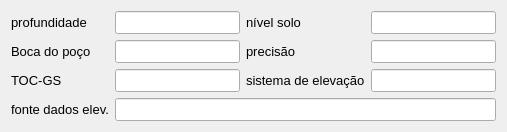
     <widget class="QWidget" name="tab">
      <attribute name="title">
       <string>Nível e profundidade (m)</string>
      </attribute>
      <layout class="QGridLayout" name="gridLayout">
       <item row="0" column="0">
        <widget class="QLabel" name="label_6">
         <property name="enabled">
          <bool>true</bool>
         </property>
         <property name="sizePolicy">
          <sizepolicy hsizetype="Minimum" vsizetype="Fixed">
           <horstretch>0</horstretch>
           <verstretch>0</verstretch>
          </sizepolicy>
         </property>
         <property name="minimumSize">
          <size>
           <width>0</width>
           <height>0</height>
          </size>
         </property>
         <property name="maximumSize">
          <size>
           <width>16777215</width>
           <height>16777215</height>
          </size>
         </property>
         <property name="font">
          <font>
           <family>Arial</family>
           <pointsize>10</pointsize>
          </font>
         </property>
         <property name="layoutDirection">
          <enum>Qt::RightToLeft</enum>
         </property>
         <property name="text">
          <string>profundidade</string>
         </property>
         <property name="alignment">
          <set>Qt::AlignLeading|Qt::AlignLeft|Qt::AlignVCenter</set>
         </property>
        </widget>
       </item>
       <item row="0" column="1">
        <widget class="QLineEdit" name="length">
         <property name="sizePolicy">
          <sizepolicy hsizetype="Expanding" vsizetype="Fixed">
           <horstretch>0</horstretch>
           <verstretch>0</verstretch>
          </sizepolicy>
         </property>
         <property name="minimumSize">
          <size>
           <width>0</width>
           <height>0</height>
          </size>
         </property>
         <property name="maximumSize">
          <size>
           <width>16777215</width>
           <height>16777215</height>
          </size>
         </property>
         <property name="font">
          <font>
           <family>Arial</family>
           <pointsize>10</pointsize>
          </font>
         </property>
         <property name="toolTip">
          <string>&lt;!DOCTYPE HTML PUBLIC &quot;-//W3C//DTD HTML 4.0//EN&quot; &quot;http://www.w3.org/TR/REC-html40/strict.dtd&quot;&gt;
&lt;html&gt;&lt;head&gt;&lt;meta name=&quot;qrichtext&quot; content=&quot;1&quot; /&gt;&lt;style type=&quot;text/css&quot;&gt;
p, li { white-space: pre-wrap; }
&lt;/style&gt;&lt;/head&gt;&lt;body style=&quot; font-family:'Ubuntu'; font-size:11pt; font-weight:400; font-style:normal;&quot;&gt;
&lt;p style=&quot; margin-top:0px; margin-bottom:0px; margin-left:0px; margin-right:0px; -qt-block-indent:0; text-indent:0px;&quot;&gt;&lt;span style=&quot; font-family:'MS Shell Dlg 2'; font-size:8pt;&quot;&gt;Distance from ground&lt;/span&gt;&lt;/p&gt;
&lt;p style=&quot; margin-top:0px; margin-bottom:0px; margin-left:0px; margin-right:0px; -qt-block-indent:0; text-indent:0px;&quot;&gt;&lt;span style=&quot; font-family:'MS Shell Dlg 2'; font-size:8pt;&quot;&gt;surface to bottom of&lt;/span&gt;&lt;/p&gt;
&lt;p style=&quot; margin-top:0px; margin-bottom:0px; margin-left:0px; margin-right:0px; -qt-block-indent:0; text-indent:0px;&quot;&gt;&lt;span style=&quot; font-family:'MS Shell Dlg 2'; font-size:8pt;&quot;&gt;the observation point&lt;/span&gt;&lt;/p&gt;
&lt;p style=&quot; margin-top:0px; margin-bottom:0px; margin-left:0px; margin-right:0px; -qt-block-indent:0; text-indent:0px;&quot;&gt;&lt;span style=&quot; font-family:'MS Shell Dlg 2'; font-size:8pt;&quot;&gt;(typically bottom of well&lt;/span&gt;&lt;/p&gt;
&lt;p style=&quot; margin-top:0px; margin-bottom:0px; margin-left:0px; margin-right:0px; -qt-block-indent:0; text-indent:0px;&quot;&gt;&lt;span style=&quot; font-family:'MS Shell Dlg 2'; font-size:8pt;&quot;&gt;and for vertical wells&lt;/span&gt;&lt;/p&gt;
&lt;p style=&quot; margin-top:0px; margin-bottom:0px; margin-left:0px; margin-right:0px; -qt-block-indent:0; text-indent:0px;&quot;&gt;&lt;span style=&quot; font-family:'MS Shell Dlg 2'; font-size:8pt;&quot;&gt;that is 'depth').&lt;/span&gt;&lt;/p&gt;&lt;/body&gt;&lt;/html&gt;</string>
         </property>
        </widget>
       </item>
       <item row="0" column="2">
        <widget class="QLabel" name="label_9">
         <property name="enabled">
          <bool>true</bool>
         </property>
         <property name="sizePolicy">
          <sizepolicy hsizetype="Minimum" vsizetype="Fixed">
           <horstretch>0</horstretch>
           <verstretch>0</verstretch>
          </sizepolicy>
         </property>
         <property name="minimumSize">
          <size>
           <width>0</width>
           <height>0</height>
          </size>
         </property>
         <property name="maximumSize">
          <size>
           <width>16777215</width>
           <height>16777215</height>
          </size>
         </property>
         <property name="font">
          <font>
           <family>Arial</family>
           <pointsize>10</pointsize>
          </font>
         </property>
         <property name="layoutDirection">
          <enum>Qt::RightToLeft</enum>
         </property>
         <property name="text">
          <string>nível solo</string>
         </property>
         <property name="alignment">
          <set>Qt::AlignLeading|Qt::AlignLeft|Qt::AlignVCenter</set>
         </property>
        </widget>
       </item>
       <item row="0" column="3">
        <widget class="QLineEdit" name="h_gs">
         <property name="sizePolicy">
          <sizepolicy hsizetype="Expanding" vsizetype="Fixed">
           <horstretch>0</horstretch>
           <verstretch>0</verstretch>
          </sizepolicy>
         </property>
         <property name="minimumSize">
          <size>
           <width>0</width>
           <height>0</height>
          </size>
         </property>
         <property name="maximumSize">
          <size>
           <width>16777215</width>
           <height>16777215</height>
          </size>
         </property>
         <property name="font">
          <font>
           <family>Arial</family>
           <pointsize>10</pointsize>
          </font>
         </property>
         <property name="toolTip">
          <string>&lt;!DOCTYPE HTML PUBLIC &quot;-//W3C//DTD HTML 4.0//EN&quot; &quot;http://www.w3.org/TR/REC-html40/strict.dtd&quot;&gt;
&lt;html&gt;&lt;head&gt;&lt;meta name=&quot;qrichtext&quot; content=&quot;1&quot; /&gt;&lt;style type=&quot;text/css&quot;&gt;
p, li { white-space: pre-wrap; }
&lt;/style&gt;&lt;/head&gt;&lt;body style=&quot; font-family:'Ubuntu'; font-size:11pt; font-weight:400; font-style:normal;&quot;&gt;
&lt;p style=&quot; margin-top:0px; margin-bottom:0px; margin-left:0px; margin-right:0px; -qt-block-indent:0; text-indent:0px;&quot;&gt;&lt;span style=&quot; font-family:'MS Shell Dlg 2'; font-size:8pt;&quot;&gt;Ground Surface elevation, meter above sea level&lt;/span&gt;&lt;/p&gt;&lt;/body&gt;&lt;/html&gt;</string>
         </property>
        </widget>
       </item>
       <item row="1" column="0">
        <widget class="QLabel" name="label_3">
         <property name="enabled">
          <bool>true</bool>
         </property>
         <property name="sizePolicy">
          <sizepolicy hsizetype="Minimum" vsizetype="Fixed">
           <horstretch>0</horstretch>
           <verstretch>0</verstretch>
          </sizepolicy>
         </property>
         <property name="minimumSize">
          <size>
           <width>0</width>
           <height>0</height>
          </size>
         </property>
         <property name="maximumSize">
          <size>
           <width>16777215</width>
           <height>16777215</height>
          </size>
         </property>
         <property name="font">
          <font>
           <family>Arial</family>
           <pointsize>10</pointsize>
          </font>
         </property>
         <property name="layoutDirection">
          <enum>Qt::RightToLeft</enum>
         </property>
         <property name="text">
          <string>Boca do poço</string>
         </property>
         <property name="alignment">
          <set>Qt::AlignLeading|Qt::AlignLeft|Qt::AlignVCenter</set>
         </property>
        </widget>
       </item>
       <item row="1" column="1">
        <widget class="QLineEdit" name="h_toc">
         <property name="sizePolicy">
          <sizepolicy hsizetype="Expanding" vsizetype="Fixed">
           <horstretch>0</horstretch>
           <verstretch>0</verstretch>
          </sizepolicy>
         </property>
         <property name="minimumSize">
          <size>
           <width>0</width>
           <height>0</height>
          </size>
         </property>
         <property name="maximumSize">
          <size>
           <width>16777215</width>
           <height>16777215</height>
          </size>
         </property>
         <property name="font">
          <font>
           <family>Arial</family>
           <pointsize>10</pointsize>
          </font>
         </property>
         <property name="toolTip">
          <string>&lt;!DOCTYPE HTML PUBLIC &quot;-//W3C//DTD HTML 4.0//EN&quot; &quot;http://www.w3.org/TR/REC-html40/strict.dtd&quot;&gt;
&lt;html&gt;&lt;head&gt;&lt;meta name=&quot;qrichtext&quot; content=&quot;1&quot; /&gt;&lt;style type=&quot;text/css&quot;&gt;
p, li { white-space: pre-wrap; }
&lt;/style&gt;&lt;/head&gt;&lt;body style=&quot; font-family:'Ubuntu'; font-size:11pt; font-weight:400; font-style:normal;&quot;&gt;
&lt;p style=&quot; margin-top:0px; margin-bottom:0px; margin-left:0px; margin-right:0px; -qt-block-indent:0; text-indent:0px;&quot;&gt;&lt;span style=&quot; font-family:'MS Shell Dlg 2'; font-size:8pt;&quot;&gt;Top Of Casing, measuring point for water levels&lt;/span&gt;&lt;/p&gt;
&lt;p style=&quot; margin-top:0px; margin-bottom:0px; margin-left:0px; margin-right:0px; -qt-block-indent:0; text-indent:0px;&quot;&gt;&lt;span style=&quot; font-family:'MS Shell Dlg 2'; font-size:8pt;&quot;&gt;meter above sea level&lt;/span&gt;&lt;/p&gt;&lt;/body&gt;&lt;/html&gt;</string>
         </property>
        </widget>
       </item>
       <item row="1" column="2">
        <widget class="QLabel" name="label_8">
         <property name="enabled">
          <bool>true</bool>
         </property>
         <property name="sizePolicy">
          <sizepolicy hsizetype="Minimum" vsizetype="Fixed">
           <horstretch>0</horstretch>
           <verstretch>0</verstretch>
          </sizepolicy>
         </property>
         <property name="minimumSize">
          <size>
           <width>0</width>
           <height>0</height>
          </size>
         </property>
         <property name="maximumSize">
          <size>
           <width>16777215</width>
           <height>16777215</height>
          </size>
         </property>
         <property name="font">
          <font>
           <family>Arial</family>
           <pointsize>10</pointsize>
          </font>
         </property>
         <property name="layoutDirection">
          <enum>Qt::RightToLeft</enum>
         </property>
         <property name="text">
          <string>precisão</string>
         </property>
         <property name="alignment">
          <set>Qt::AlignLeading|Qt::AlignLeft|Qt::AlignVCenter</set>
         </property>
        </widget>
       </item>
       <item row="1" column="3">
        <widget class="QLineEdit" name="h_accur">
         <property name="sizePolicy">
          <sizepolicy hsizetype="Expanding" vsizetype="Fixed">
           <horstretch>0</horstretch>
           <verstretch>0</verstretch>
          </sizepolicy>
         </property>
         <property name="minimumSize">
          <size>
           <width>0</width>
           <height>0</height>
          </size>
         </property>
         <property name="maximumSize">
          <size>
           <width>16777215</width>
           <height>16777215</height>
          </size>
         </property>
         <property name="font">
          <font>
           <family>Arial</family>
           <pointsize>10</pointsize>
          </font>
         </property>
         <property name="toolTip">
          <string>&lt;!DOCTYPE HTML PUBLIC &quot;-//W3C//DTD HTML 4.0//EN&quot; &quot;http://www.w3.org/TR/REC-html40/strict.dtd&quot;&gt;
&lt;html&gt;&lt;head&gt;&lt;meta name=&quot;qrichtext&quot; content=&quot;1&quot; /&gt;&lt;style type=&quot;text/css&quot;&gt;
p, li { white-space: pre-wrap; }
&lt;/style&gt;&lt;/head&gt;&lt;body style=&quot; font-family:'Ubuntu'; font-size:11pt; font-weight:400; font-style:normal;&quot;&gt;
&lt;p style=&quot; margin-top:0px; margin-bottom:0px; margin-left:0px; margin-right:0px; -qt-block-indent:0; text-indent:0px;&quot;&gt;&lt;span style=&quot; font-family:'MS Shell Dlg 2'; font-size:8pt;&quot;&gt;Accuracy for Top Of Casing&lt;/span&gt;&lt;/p&gt;&lt;/body&gt;&lt;/html&gt;</string>
         </property>
        </widget>
       </item>
       <item row="2" column="0">
        <widget class="QLabel" name="label_5">
         <property name="enabled">
          <bool>true</bool>
         </property>
         <property name="sizePolicy">
          <sizepolicy hsizetype="Minimum" vsizetype="Fixed">
           <horstretch>0</horstretch>
           <verstretch>0</verstretch>
          </sizepolicy>
         </property>
         <property name="minimumSize">
          <size>
           <width>0</width>
           <height>0</height>
          </size>
         </property>
         <property name="maximumSize">
          <size>
           <width>16777215</width>
           <height>16777215</height>
          </size>
         </property>
         <property name="font">
          <font>
           <family>Arial</family>
           <pointsize>10</pointsize>
          </font>
         </property>
         <property name="layoutDirection">
          <enum>Qt::RightToLeft</enum>
         </property>
         <property name="text">
          <string>TOC-GS</string>
         </property>
         <property name="alignment">
          <set>Qt::AlignLeading|Qt::AlignLeft|Qt::AlignVCenter</set>
         </property>
         <property name="wordWrap">
          <bool>true</bool>
         </property>
        </widget>
       </item>
       <item row="2" column="1">
        <widget class="QLineEdit" name="h_tocags">
         <property name="sizePolicy">
          <sizepolicy hsizetype="Expanding" vsizetype="Fixed">
           <horstretch>0</horstretch>
           <verstretch>0</verstretch>
          </sizepolicy>
         </property>
         <property name="minimumSize">
          <size>
           <width>0</width>
           <height>0</height>
          </size>
         </property>
         <property name="maximumSize">
          <size>
           <width>16777215</width>
           <height>16777215</height>
          </size>
         </property>
         <property name="font">
          <font>
           <family>Arial</family>
           <pointsize>10</pointsize>
          </font>
         </property>
         <property name="toolTip">
          <string>&lt;!DOCTYPE HTML PUBLIC &quot;-//W3C//DTD HTML 4.0//EN&quot; &quot;http://www.w3.org/TR/REC-html40/strict.dtd&quot;&gt;
&lt;html&gt;&lt;head&gt;&lt;meta name=&quot;qrichtext&quot; content=&quot;1&quot; /&gt;&lt;style type=&quot;text/css&quot;&gt;
p, li { white-space: pre-wrap; }
&lt;/style&gt;&lt;/head&gt;&lt;body style=&quot; font-family:'Ubuntu'; font-size:11pt; font-weight:400; font-style:normal;&quot;&gt;
&lt;p style=&quot; margin-top:0px; margin-bottom:0px; margin-left:0px; margin-right:0px; -qt-block-indent:0; text-indent:0px;&quot;&gt;&lt;span style=&quot; font-family:'MS Shell Dlg 2'; font-size:8pt;&quot;&gt;Distance from Top Of Casing to Ground Surface&lt;/span&gt;&lt;/p&gt;&lt;/body&gt;&lt;/html&gt;</string>
         </property>
         <property name="layoutDirection">
          <enum>Qt::LeftToRight</enum>
         </property>
        </widget>
       </item>
       <item row="2" column="2">
        <widget class="QLabel" name="label_7">
         <property name="enabled">
          <bool>true</bool>
         </property>
         <property name="sizePolicy">
          <sizepolicy hsizetype="Minimum" vsizetype="Fixed">
           <horstretch>0</horstretch>
           <verstretch>0</verstretch>
          </sizepolicy>
         </property>
         <property name="minimumSize">
          <size>
           <width>0</width>
           <height>0</height>
          </size>
         </property>
         <property name="maximumSize">
          <size>
           <width>16777215</width>
           <height>16777215</height>
          </size>
         </property>
         <property name="font">
          <font>
           <family>Arial</family>
           <pointsize>10</pointsize>
          </font>
         </property>
         <property name="layoutDirection">
          <enum>Qt::RightToLeft</enum>
         </property>
         <property name="text">
          <string>sistema de elevação</string>
         </property>
         <property name="alignment">
          <set>Qt::AlignLeading|Qt::AlignLeft|Qt::AlignVCenter</set>
         </property>
         <property name="wordWrap">
          <bool>true</bool>
         </property>
        </widget>
       </item>
       <item row="2" column="3">
        <widget class="QLineEdit" name="h_syst">
         <property name="sizePolicy">
          <sizepolicy hsizetype="Expanding" vsizetype="Fixed">
           <horstretch>0</horstretch>
           <verstretch>0</verstretch>
          </sizepolicy>
         </property>
         <property name="minimumSize">
          <size>
           <width>0</width>
           <height>0</height>
          </size>
         </property>
         <property name="maximumSize">
          <size>
           <width>16777215</width>
           <height>16777215</height>
          </size>
         </property>
         <property name="font">
          <font>
           <family>Arial</family>
           <pointsize>10</pointsize>
          </font>
         </property>
         <property name="toolTip">
          <string>&lt;!DOCTYPE HTML PUBLIC &quot;-//W3C//DTD HTML 4.0//EN&quot; &quot;http://www.w3.org/TR/REC-html40/strict.dtd&quot;&gt;
&lt;html&gt;&lt;head&gt;&lt;meta name=&quot;qrichtext&quot; content=&quot;1&quot; /&gt;&lt;style type=&quot;text/css&quot;&gt;
p, li { white-space: pre-wrap; }
&lt;/style&gt;&lt;/head&gt;&lt;body style=&quot; font-family:'Ubuntu'; font-size:11pt; font-weight:400; font-style:normal;&quot;&gt;
&lt;p style=&quot; margin-top:0px; margin-bottom:0px; margin-left:0px; margin-right:0px; -qt-block-indent:0; text-indent:0px;&quot;&gt;&lt;span style=&quot; font-family:'Arial,sans-serif'; font-size:8pt; color:#000000; background-color:#ffffff;&quot;&gt;Reference system for elevation&lt;/span&gt;&lt;/p&gt;&lt;/body&gt;&lt;/html&gt;</string>
         </property>
         <property name="layoutDirection">
          <enum>Qt::LeftToRight</enum>
         </property>
        </widget>
       </item>
       <item row="3" column="0">
        <widget class="QLabel" name="label_15">
         <property name="sizePolicy">
          <sizepolicy hsizetype="Minimum" vsizetype="Fixed">
           <horstretch>0</horstretch>
           <verstretch>0</verstretch>
          </sizepolicy>
         </property>
         <property name="minimumSize">
          <size>
           <width>0</width>
           <height>0</height>
          </size>
         </property>
         <property name="maximumSize">
          <size>
           <width>16777215</width>
           <height>16777215</height>
          </size>
         </property>
         <property name="font">
          <font>
           <family>Arial</family>
           <pointsize>10</pointsize>
          </font>
         </property>
         <property name="text">
          <string>fonte dados elev.</string>
         </property>
         <property name="alignment">
          <set>Qt::AlignLeading|Qt::AlignLeft|Qt::AlignVCenter</set>
         </property>
        </widget>
       </item>
       <item row="3" column="1" colspan="3">
        <widget class="QLineEdit" name="h_source">
         <property name="sizePolicy">
          <sizepolicy hsizetype="Expanding" vsizetype="Fixed">
           <horstretch>0</horstretch>
           <verstretch>0</verstretch>
          </sizepolicy>
         </property>
         <property name="minimumSize">
          <size>
           <width>0</width>
           <height>0</height>
          </size>
         </property>
         <property name="maximumSize">
          <size>
           <width>16777215</width>
           <height>16777215</height>
          </size>
         </property>
         <property name="font">
          <font>
           <family>Arial</family>
           <pointsize>10</pointsize>
          </font>
         </property>
         <property name="toolTip">
          <string>&lt;!DOCTYPE HTML PUBLIC &quot;-//W3C//DTD HTML 4.0//EN&quot; &quot;http://www.w3.org/TR/REC-html40/strict.dtd&quot;&gt;
&lt;html&gt;&lt;head&gt;&lt;meta name=&quot;qrichtext&quot; content=&quot;1&quot; /&gt;&lt;style type=&quot;text/css&quot;&gt;
p, li { white-space: pre-wrap; }
&lt;/style&gt;&lt;/head&gt;&lt;body style=&quot; font-family:'MS Shell Dlg 2'; font-size:8.25pt; font-weight:400; font-style:normal;&quot;&gt;
&lt;p style=&quot; margin-top:0px; margin-bottom:0px; margin-left:0px; margin-right:0px; -qt-block-indent:0; text-indent:0px;&quot;&gt;&lt;span style=&quot; font-family:'Arial,sans-serif'; color:#000000; background-color:#ffffff;&quot;&gt;Source for the measuring point elevation (consultancy report or similar)&lt;/span&gt;&lt;/p&gt;&lt;/body&gt;&lt;/html&gt;</string>
         </property>
        </widget>
       </item>
      </layout>
     </widget>
